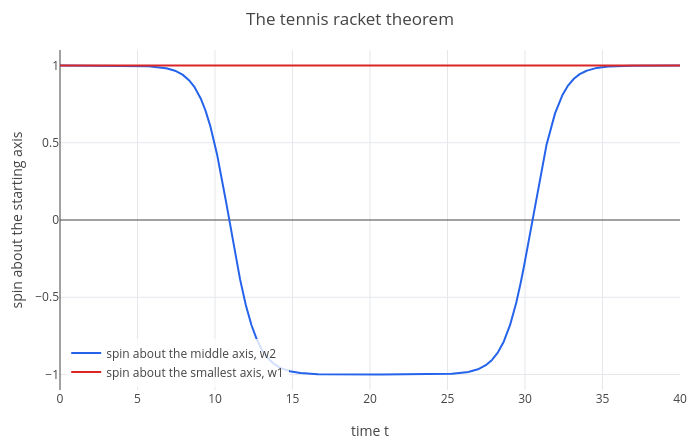

Notebook source saved alongside this figure:
### Markdown cell above
## 4. Free rotation and the tennis racket theorem

A rigid body has three **principal axes**, with moments of inertia $I_1 < I_2 < I_3$. Spinning freely (no torque), its
angular velocity in the body's own frame obeys **Euler's equations**:

$$I_1\dot\omega_1 = (I_2 - I_3)\omega_2\omega_3, \quad I_2\dot\omega_2 = (I_3 - I_1)\omega_3\omega_1, \quad
I_3\dot\omega_3 = (I_1 - I_2)\omega_1\omega_2.$$

Take a body with $I = (1, 2, 3)$, like a tennis racket or a phone, and spin it about the middle axis, with a tiny
wobble:

### Code cell
E = [(2 - 3)*w2*w3/1, (3 - 1)*w3*w1/2, (1 - 2)*w1*w2/3];
p = odeplot(E, [w1 w2 w3], t, [0.01, 1, 0.01], 0, 40, [t w2]);
p = show(p, odeplot(E, [w1 w2 w3], t, [1, 0.01, 0.01], 0, 40, [t w1]));
p = legend(p, "spin about the middle axis, w2", "spin about the smallest axis, w1");
labels(title(p, "The tennis racket theorem"), "time t", "spin about the starting axis")

### Figure 1 — Plotly figure (JSON) as saved in the notebook; plotly's stock layout.template omitted (floating-point values rounded to 4 significant figures; data arrays with more than 128 entries replaced by an {"elided": "..."} marker saying what was removed)
{"data": [{"line": {"color": "#2563eb", "width": 2}, "mode": "lines", "name": "spin about the middle axis, w2", "type": "scatter", "x": {"elided": "2640 float values"}, "y": {"elided": "2640 float values"}}, {"line": {"color": "#dc2626", "width": 2}, "mode": "lines", "name": "spin about the smallest axis, w1", "type": "scatter", "x": {"elided": "2741 float values"}, "y": {"elided": "2741 float values"}}], "layout": {"height": 440, "legend": {"bgcolor": "rgba(255,255,255,0.8)", "x": 0.01, "xanchor": "left", "y": 0.01, "yanchor": "bottom"}, "margin": {"b": 50, "l": 60, "r": 20, "t": 50}, "showlegend": true, "title": {"text": "The tennis racket theorem"}, "width": 700, "xaxis": {"title": {"text": "time t"}, "zeroline": true}, "yaxis": {"range": [-1.1, 1.1], "title": {"text": "spin about the starting axis"}, "zeroline": true}}}
